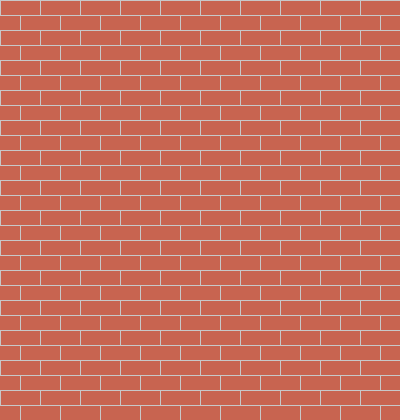
Frame 1 (no input)
Frame 60 (the mouse pressed at the canvas centre just before this capture): identical to frame 1, image omitted
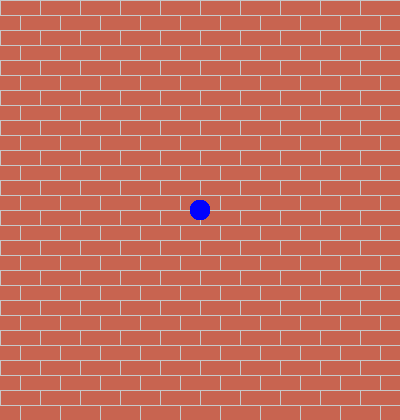
Frame 120 (the mouse held since frame 60 and released just before this capture)

The Processing sketch that drew these frames (run headless with seeded random() and noise(); from frame 60 on, the mouse is pressed at the canvas centre):

// Processing sketch: processing_42465
// ── processing_42465.pde

void setup(){
size(400, 420);
smooth();
background(200, 100, 80);

for(int y=0; y<height; y=y+30){
 for(int x=0; x<width; x=x+40){
   stroke(200);
   line(x, y, x+40, y);
   line(x, y+15, x+40, y+15);
   
   line(x, y, x, y+15);
   line(x+20, y+15, x+20, y+30);
   }
   }
}

void draw(){
noStroke();

   if(mousePressed){
   noStroke();
   fill(0, 0, 255, 60);
   ellipse(mouseX, mouseY, 20, 20);
   
   }

}
